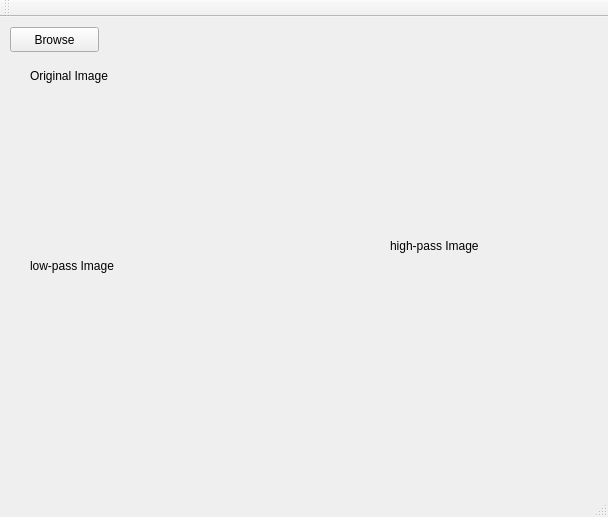
<?xml version="1.0" encoding="UTF-8"?>
<ui version="4.0">
 <class>MainWindow</class>
 <widget class="QMainWindow" name="MainWindow">
  <property name="geometry">
   <rect>
    <x>0</x>
    <y>0</y>
    <width>608</width>
    <height>517</height>
   </rect>
  </property>
  <property name="windowTitle">
   <string>MainWindow</string>
  </property>
  <widget class="QWidget" name="centralWidget">
   <widget class="QPushButton" name="Browsebtn">
    <property name="geometry">
     <rect>
      <x>10</x>
      <y>10</y>
      <width>89</width>
      <height>25</height>
     </rect>
    </property>
    <property name="text">
     <string>Browse</string>
    </property>
   </widget>
   <widget class="QLabel" name="pathLabel">
    <property name="geometry">
     <rect>
      <x>110</x>
      <y>10</y>
      <width>371</width>
      <height>17</height>
     </rect>
    </property>
    <property name="text">
     <string/>
    </property>
   </widget>
   <widget class="QLabel" name="imageViewer">
    <property name="geometry">
     <rect>
      <x>20</x>
      <y>80</y>
      <width>191</width>
      <height>161</height>
     </rect>
    </property>
    <property name="sizePolicy">
     <sizepolicy hsizetype="Ignored" vsizetype="Ignored">
      <horstretch>0</horstretch>
      <verstretch>0</verstretch>
     </sizepolicy>
    </property>
    <property name="text">
     <string/>
    </property>
   </widget>
   <widget class="QLabel" name="label_3">
    <property name="geometry">
     <rect>
      <x>30</x>
      <y>50</y>
      <width>91</width>
      <height>17</height>
     </rect>
    </property>
    <property name="text">
     <string>Original Image</string>
    </property>
   </widget>
   <widget class="QLabel" name="highpassImage">
    <property name="geometry">
     <rect>
      <x>330</x>
      <y>240</y>
      <width>201</width>
      <height>181</height>
     </rect>
    </property>
    <property name="sizePolicy">
     <sizepolicy hsizetype="Ignored" vsizetype="Ignored">
      <horstretch>0</horstretch>
      <verstretch>0</verstretch>
     </sizepolicy>
    </property>
    <property name="text">
     <string/>
    </property>
   </widget>
   <widget class="QLabel" name="lowpassImage">
    <property name="geometry">
     <rect>
      <x>20</x>
      <y>270</y>
      <width>201</width>
      <height>181</height>
     </rect>
    </property>
    <property name="sizePolicy">
     <sizepolicy hsizetype="Ignored" vsizetype="Ignored">
      <horstretch>0</horstretch>
      <verstretch>0</verstretch>
     </sizepolicy>
    </property>
    <property name="text">
     <string/>
    </property>
   </widget>
   <widget class="QLabel" name="label_4">
    <property name="geometry">
     <rect>
      <x>30</x>
      <y>240</y>
      <width>111</width>
      <height>17</height>
     </rect>
    </property>
    <property name="text">
     <string>low-pass Image</string>
    </property>
   </widget>
   <widget class="QLabel" name="label_5">
    <property name="geometry">
     <rect>
      <x>390</x>
      <y>220</y>
      <width>111</width>
      <height>17</height>
     </rect>
    </property>
    <property name="text">
     <string>high-pass Image</string>
    </property>
   </widget>
  </widget>
  <widget class="QMenuBar" name="menuBar">
   <property name="geometry">
    <rect>
     <x>0</x>
     <y>0</y>
     <width>608</width>
     <height>22</height>
    </rect>
   </property>
  </widget>
  <widget class="QToolBar" name="mainToolBar">
   <attribute name="toolBarArea">
    <enum>TopToolBarArea</enum>
   </attribute>
   <attribute name="toolBarBreak">
    <bool>false</bool>
   </attribute>
  </widget>
  <widget class="QStatusBar" name="statusBar"/>
 </widget>
 <layoutdefault spacing="6" margin="11"/>
 <resources/>
 <connections/>
</ui>
